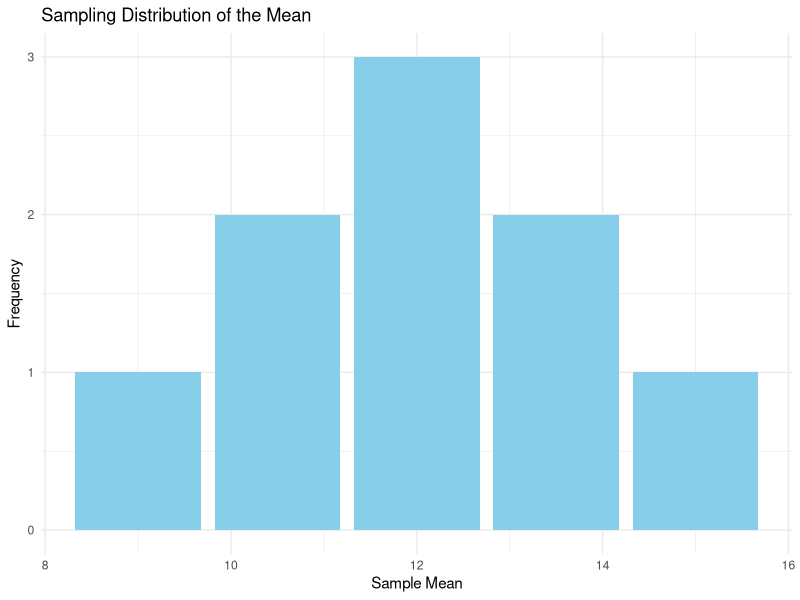

The R source for this figure:
## ---- chunk 1
knitr::opts_chunk$set(echo = TRUE)

## ---- chunk 2
# Define the population
population <- c(9, 12, 15)

# Generate all combinations of samples of size 2 with replacement
samples <- expand.grid(population, population)
samples
## ---- chunk 3
# Calculate the sample means
sample_means <- rowMeans(samples)

# Calculate frequency of each mean
mean_freq <- as.data.frame(table(sample_means))
colnames(mean_freq) <- c("Sample_Mean", "Frequency")
mean_freq$Sample_Mean <- as.numeric(as.character(mean_freq$Sample_Mean))

# Calculate probabilities
mean_freq$p_xbar <- mean_freq$Frequency / sum(mean_freq$Frequency)

# Calculate xbar * p(xbar) and xbar^2 * p(xbar)
mean_freq$xbar_p <- mean_freq$Sample_Mean * mean_freq$p_xbar
mean_freq$xbar2_p <- (mean_freq$Sample_Mean^2) * mean_freq$p_xbar

# Show the results
mean_freq
## ---- chunk 4
# Load necessary library
library(ggplot2)

# Plotting
ggplot(mean_freq, aes(x = Sample_Mean, y = Frequency)) +
  geom_bar(stat = "identity", fill = "skyblue") +
  labs(title = "Sampling Distribution of the Mean",
       x = "Sample Mean",
       y = "Frequency") +
  theme_minimal()

